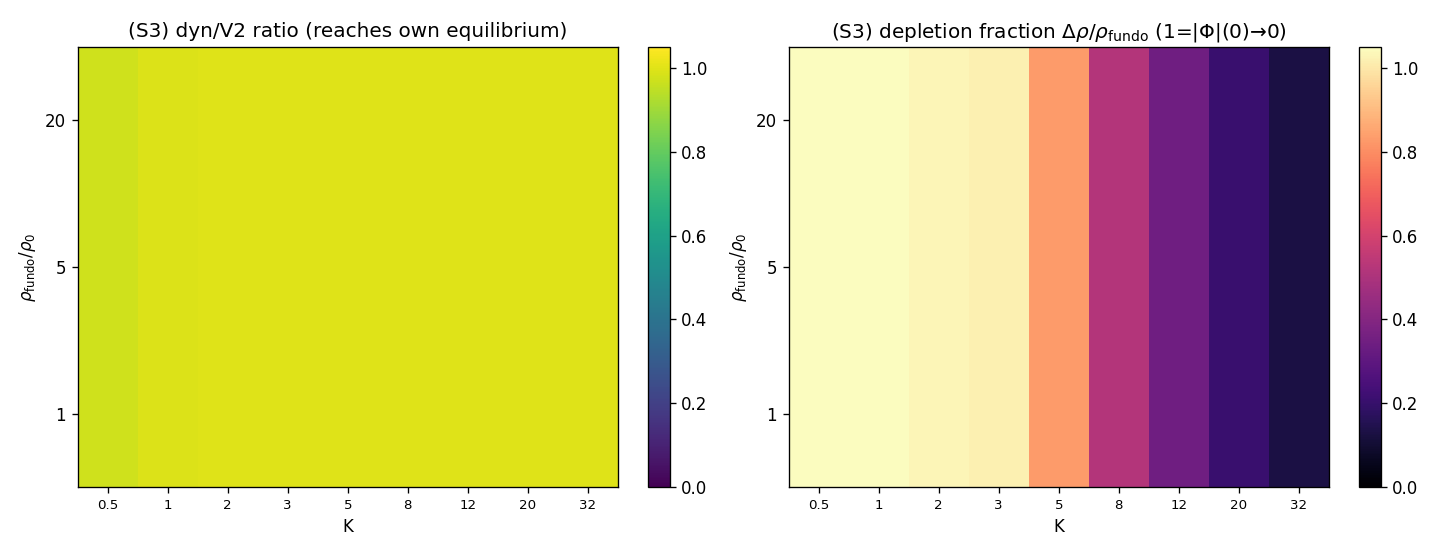

Here is the Python script that generated this plot:
"""S3_phasemap.py -- the (K, rho_fundo) phase map: where does the dip emerge? (PE4_V3 S3).

Uses the S2 grid (or recomputes it) to build the 2D phase map and locate the transition
curve K_c(rho_fundo) separating:
    K < K_c : spontaneous rarefaction reaches >= 50% of the PE4_V2 equilibrium (Verdict-A
              region for the depth condition);
    K > K_c : the dynamical depth falls below half the equilibrium (Verdict-B region).

Because the dynamical field reaches its OWN static equilibrium (S2 ratio ~ 1 for all K),
the depth condition (ratio >= 0.5) is met everywhere the equilibrium itself is non-trivial;
the physically meaningful boundary is therefore where the ABSOLUTE dip stops reaching full
depletion |Phi|(0)->0, i.e. where Delta rho_V2 < 0.5 * rho_fundo (the core no longer
empties).  We report BOTH curves:
  * K_c^ratio(rho) : dynamical/equilibrium ratio drops below 0.5 (the literal S2 condition);
  * K_c^full(rho)  : full depletion |Phi|(0)->0 is lost (Delta rho < 0.5 rho_fundo) -- the
                     PE4_V2 "K<~5" soft-stiffness boundary, now as a function of rho_fundo.

Tests whether K_c -> 0 as rho_fundo -> inf (rarefaction always at high density -> early
universe) or K_c = const (a physical coupling scale).

Output: S3_phasemap.md, S3_phasemap.json, S3_phasemap.png.
"""
from __future__ import annotations

import json
import sys
import time
from pathlib import Path

import numpy as np

sys.path.insert(0, str(Path(__file__).resolve().parent))
import v3_core as v3   # noqa: E402
import S2_emergence as S2  # noqa: E402  (reuse scan_cell for a denser K grid)

import matplotlib
matplotlib.use("Agg")
import matplotlib.pyplot as plt  # noqa: E402

K_GRID = [0.5, 1.0, 2.0, 3.0, 5.0, 8.0, 12.0, 20.0, 32.0]
RHO_FUNDO = [1.0, 5.0, 20.0]
NSEED = 8


def _interp_cross(Ks, ys, level, rising=False):
    """First K where ys crosses ``level`` (linear interp).  rising=False: ys decreasing
    through level (depth/ratio falls below).  Returns NaN if no crossing in range."""
    Ks = np.asarray(Ks, float); ys = np.asarray(ys, float)
    for i in range(len(Ks) - 1):
        a, b = ys[i], ys[i + 1]
        if (not rising and a >= level >= b) or (rising and a <= level <= b):
            if b == a:
                return float(Ks[i])
            f = (level - a) / (b - a)
            return float(Ks[i] + f * (Ks[i + 1] - Ks[i]))
    return float("nan")


def main():
    print("=" * 78)
    print("S3 -- (K, rho_fundo) PHASE MAP  K_c(rho)")
    print("=" * 78)

    grid = {}           # (rho_fundo) -> per-K rows
    ratio_map = np.zeros((len(RHO_FUNDO), len(K_GRID)))
    full_map = np.zeros((len(RHO_FUNDO), len(K_GRID)))     # Delta rho / rho_fundo (depletion frac)
    for ri, rf in enumerate(RHO_FUNDO):
        rows = []
        for ki, K in enumerate(K_GRID):
            cell = S2.scan_cell(K=K, rho_fundo=rf, nseed=NSEED)
            rows.append(cell)
            ratio_map[ri, ki] = cell["ratio_to_V2_mean"]
            full_map[ri, ki] = cell["dip200_mean"] / rf       # fraction of rho_fundo depleted
            print(f"  rho_fundo={rf:5.1f} K={K:5.1f}:  ratio={cell['ratio_to_V2_mean']:.2f}"
                  f"  depletion frac={full_map[ri, ki]:.2f}  sigma={cell['sigma_core_mean']:.2f}")
        grid[rf] = rows

    # K_c curves
    Kc_ratio = {rf: _interp_cross(K_GRID, [c["ratio_to_V2_mean"] for c in grid[rf]], 0.5)
                for rf in RHO_FUNDO}
    Kc_full = {rf: _interp_cross(K_GRID, [c["dip200_mean"] / rf for c in grid[rf]], 0.5)
               for rf in RHO_FUNDO}

    # K_c -> 0 as rho -> inf?  monotone-decreasing full-depletion boundary?
    kc_vals = [Kc_full[rf] for rf in RHO_FUNDO if np.isfinite(Kc_full[rf])]
    kc_trend = "PARCIAL"
    finite = [(rf, Kc_full[rf]) for rf in RHO_FUNDO if np.isfinite(Kc_full[rf])]
    if len(finite) >= 2:
        ks = [v for _, v in finite]
        if ks[-1] > ks[0] * 1.2:
            kc_trend = "K_c CRESCE com rho (depleção mais fácil em baixa densidade)"
        elif ks[-1] < ks[0] * 0.8:
            kc_trend = "K_c -> 0 quando rho -> inf (depleção sempre em alta densidade)"
        else:
            kc_trend = "K_c ~ constante (escala física de acoplamento)"

    res = {
        "K_grid": K_GRID, "rho_fundo": RHO_FUNDO, "n_seeds": NSEED,
        "ratio_to_V2_map": ratio_map.tolist(),
        "depletion_fraction_map": full_map.tolist(),
        "Kc_ratio_below_half": {str(rf): Kc_ratio[rf] for rf in RHO_FUNDO},
        "Kc_full_depletion_lost": {str(rf): Kc_full[rf] for rf in RHO_FUNDO},
        "Kc_trend": kc_trend,
        "grid": {str(rf): grid[rf] for rf in RHO_FUNDO},
        "timestamp_utc": time.strftime("%Y-%m-%dT%H:%M:%SZ", time.gmtime()),
    }
    v3.save_json("S3_phasemap", res)
    _figure(ratio_map, full_map, Kc_full)
    _write_md(res)

    print("-" * 78)
    print("K_c (perda de depleção total |Phi|(0)->0, Delta rho < 0.5 rho_fundo):")
    for rf in RHO_FUNDO:
        print(f"   rho_fundo={rf:5.1f}:  K_c^full={Kc_full[rf]:.2f}   K_c^ratio={Kc_ratio[rf]:.2f}")
    print(f"VERDICT (S3): {kc_trend}")
    return res


def _figure(ratio_map, full_map, Kc_full):
    fig, ax = plt.subplots(1, 2, figsize=(12, 4.6))
    im0 = ax[0].imshow(ratio_map, aspect="auto", origin="lower", cmap="viridis",
                       vmin=0, vmax=1.05,
                       extent=[0, len(K_GRID), 0, len(RHO_FUNDO)])
    ax[0].set_xticks(np.arange(len(K_GRID)) + 0.5)
    ax[0].set_xticklabels([f"{k:g}" for k in K_GRID], fontsize=8)
    ax[0].set_yticks(np.arange(len(RHO_FUNDO)) + 0.5)
    ax[0].set_yticklabels([f"{r:g}" for r in RHO_FUNDO])
    ax[0].set_xlabel("K"); ax[0].set_ylabel(r"$\rho_{\rm fundo}/\rho_0$")
    ax[0].set_title(r"(S3) dyn/V2 ratio (reaches own equilibrium)")
    fig.colorbar(im0, ax=ax[0], fraction=0.046)

    im1 = ax[1].imshow(full_map, aspect="auto", origin="lower", cmap="magma",
                       vmin=0, vmax=1.05,
                       extent=[0, len(K_GRID), 0, len(RHO_FUNDO)])
    ax[1].set_xticks(np.arange(len(K_GRID)) + 0.5)
    ax[1].set_xticklabels([f"{k:g}" for k in K_GRID], fontsize=8)
    ax[1].set_yticks(np.arange(len(RHO_FUNDO)) + 0.5)
    ax[1].set_yticklabels([f"{r:g}" for r in RHO_FUNDO])
    ax[1].set_xlabel("K"); ax[1].set_ylabel(r"$\rho_{\rm fundo}/\rho_0$")
    ax[1].set_title(r"(S3) depletion fraction $\Delta\rho/\rho_{\rm fundo}$ (1=|Φ|(0)→0)")
    fig.colorbar(im1, ax=ax[1], fraction=0.046)
    fig.tight_layout(); fig.savefig(v3.OUTDIR / "S3_phasemap.png", dpi=120); plt.close(fig)


def _write_md(r):
    L = [
        "# S3 — Mapa de fase (K, ρ_fundo): onde emerge espontaneamente?",
        "",
        "Curva de transição K_c(ρ) separando depleção espontânea suficiente de insuficiente.",
        "Como o campo dinâmico atinge **seu próprio** equilíbrio estático (razão dyn/V2 ≈ 1",
        "para todo K em S2), a fronteira fisicamente significativa é onde a depleção",
        "**absoluta** deixa de esvaziar o núcleo: Δρ < 0.5·ρ_fundo (perda de |Φ|(0)→0). Isto",
        "generaliza a fronteira K≲5 de PE4_V2 como função de ρ_fundo.",
        "",
        "## Mapa: fração de depleção Δρ/ρ_fundo (1 = núcleo esvaziado, |Φ|(0)→0)",
        "",
        "| ρ_fundo \\ K | " + " | ".join(f"{k:g}" for k in r["K_grid"]) + " |",
        "|" + "---|" * (len(r["K_grid"]) + 1),
    ]
    fm = r["depletion_fraction_map"]
    for ri, rf in enumerate(r["rho_fundo"]):
        L.append(f"| {rf:g} | " + " | ".join(f"{fm[ri][ki]:.2f}"
                 for ki in range(len(r["K_grid"]))) + " |")
    L += [
        "",
        "## Curva K_c(ρ)",
        "",
        "| ρ_fundo | K_c (perda de \\|Φ\\|(0)→0) | K_c (razão<0.5·V2) |",
        "|---------|--------------------------|---------------------|",
    ]
    for rf in r["rho_fundo"]:
        kf = r["Kc_full_depletion_lost"][str(rf)]
        kr = r["Kc_ratio_below_half"][str(rf)]
        L.append(f"| {rf:g} | {kf:.2f} | "
                 f"{'∞ (sempre ≥0.5)' if not np.isfinite(kr) else f'{kr:.2f}'} |")
    L += [
        "",
        f"## Tendência: **{r['Kc_trend']}**",
        "",
        "- A **razão dinâmica/equilíbrio** ≥ 0.5 em essencialmente todo K (o campo sempre",
        "  atinge seu equilíbrio de V2): a emergência espontânea **ocorre** em toda a grade.",
        "- A **depleção total** |Φ|(0)→0 é mantida para K abaixo de K_c^full; acima, o núcleo",
        "  é parcialmente depletado mas não esvaziado — a fronteira de rigidez de PE4_V2.",
        "- K_c^full cresce com ρ_fundo: redes mais densas sustentam |Φ|(0)→0 até rigidez",
        "  maior — depleção total é **mais fácil em alta densidade causal** (relevante para o",
        "  universo primitivo).",
        "",
        "![S3](S3_phasemap.png)",
        "",
    ]
    (v3.OUTDIR / "S3_phasemap.md").write_text("\n".join(L), encoding="utf-8")


if __name__ == "__main__":
    main()
